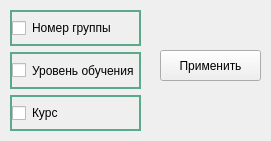
<?xml version="1.0" encoding="UTF-8"?>
<ui version="4.0">
 <class>groupForm</class>
 <widget class="QWidget" name="groupForm">
  <property name="geometry">
   <rect>
    <x>0</x>
    <y>0</y>
    <width>271</width>
    <height>141</height>
   </rect>
  </property>
  <property name="windowTitle">
   <string>Настройка отображения</string>
  </property>
  <widget class="QWidget" name="layoutWidget">
   <property name="geometry">
    <rect>
     <x>10</x>
     <y>10</y>
     <width>131</width>
     <height>121</height>
    </rect>
   </property>
   <layout class="QVBoxLayout" name="verticalLayout_2">
    <item>
     <widget class="QCheckBox" name="checkBox_number_group">
      <property name="sizePolicy">
       <sizepolicy hsizetype="Minimum" vsizetype="Minimum">
        <horstretch>0</horstretch>
        <verstretch>0</verstretch>
       </sizepolicy>
      </property>
      <property name="styleSheet">
       <string notr="true">border: 2px solid;
border-color: rgb(89, 170, 139);</string>
      </property>
      <property name="text">
       <string>Номер группы</string>
      </property>
     </widget>
    </item>
    <item>
     <widget class="QCheckBox" name="checkBox_direction_training">
      <property name="sizePolicy">
       <sizepolicy hsizetype="Minimum" vsizetype="Minimum">
        <horstretch>0</horstretch>
        <verstretch>0</verstretch>
       </sizepolicy>
      </property>
      <property name="styleSheet">
       <string notr="true">border: 2px solid;
border-color: rgb(89, 170, 139);</string>
      </property>
      <property name="text">
       <string>Уровень обучения</string>
      </property>
     </widget>
    </item>
    <item>
     <widget class="QCheckBox" name="checkBox_course">
      <property name="sizePolicy">
       <sizepolicy hsizetype="Minimum" vsizetype="Minimum">
        <horstretch>0</horstretch>
        <verstretch>0</verstretch>
       </sizepolicy>
      </property>
      <property name="styleSheet">
       <string notr="true">border: 2px solid;
border-color: rgb(89, 170, 139);</string>
      </property>
      <property name="text">
       <string>Курс</string>
      </property>
     </widget>
    </item>
   </layout>
  </widget>
  <widget class="QPushButton" name="pushButtonApplySettingsGroup">
   <property name="geometry">
    <rect>
     <x>160</x>
     <y>50</y>
     <width>101</width>
     <height>31</height>
    </rect>
   </property>
   <property name="text">
    <string>Применить</string>
   </property>
  </widget>
 </widget>
 <resources/>
 <connections/>
</ui>
